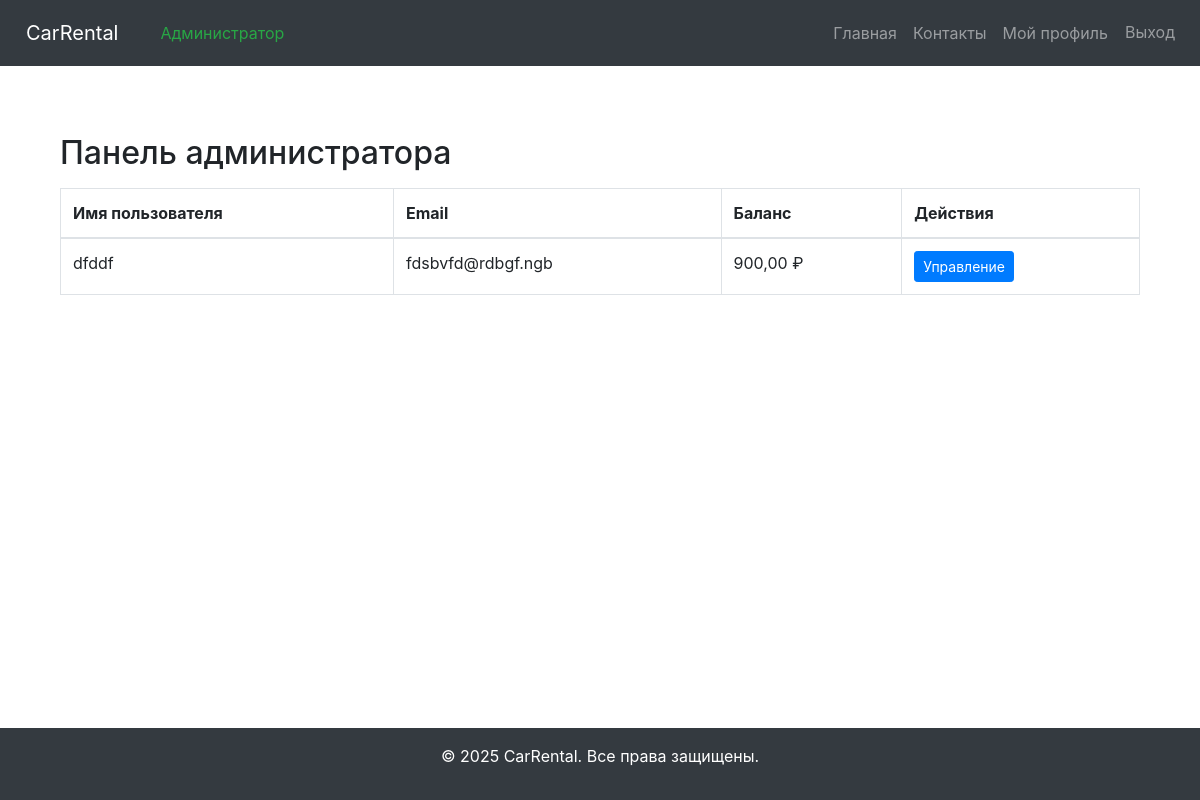
Page /users/profile/ (signed in) on the earlier database version.
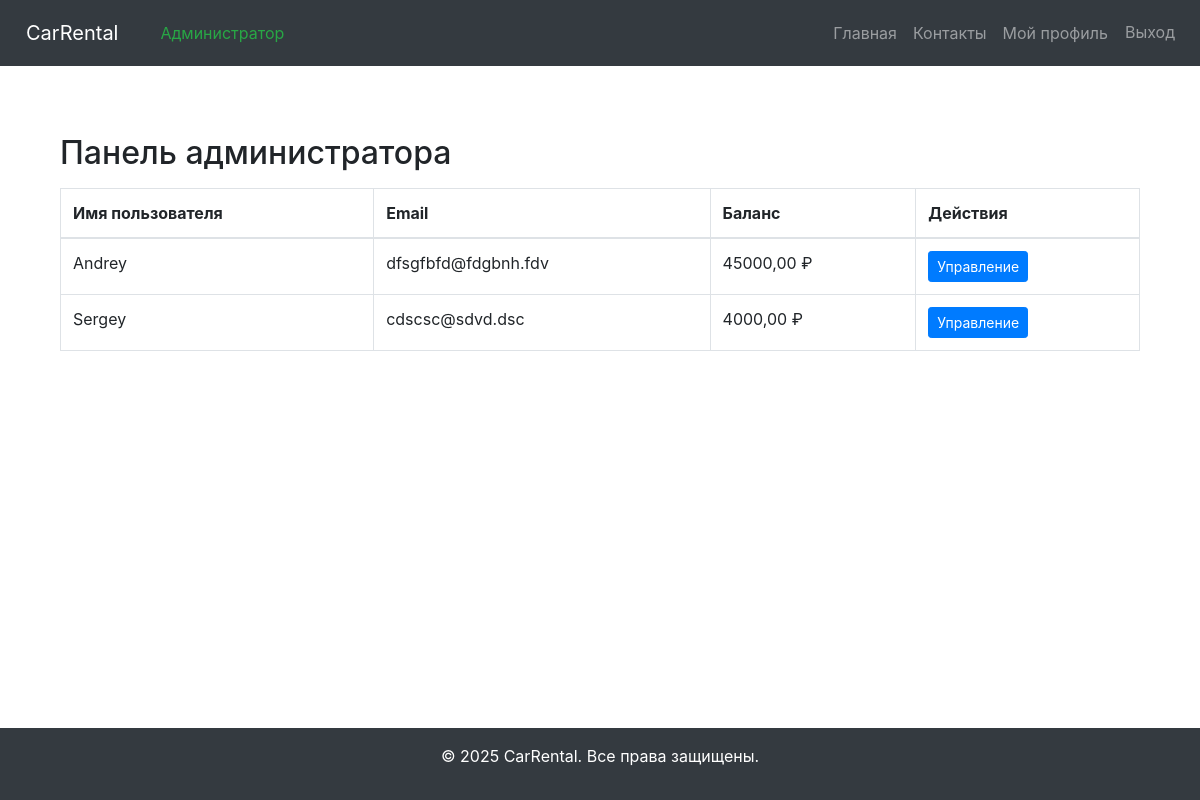
Same page on the later database version.
### users/models.py (models this page shows, shortened)
class CustomUser(AbstractUser):
    phone_number = models.CharField(max_length=20, blank=True)
    birth_date = models.DateField(null=True, blank=True)
    balance = models.DecimalField(max_digits=10, decimal_places=2, default=0.00)

### users/views.py (the view, shortened to what this page needs)
# urls.py: path('profile/', views.profile, name='profile'),
@login_required
def profile(request):
    if request.user.is_staff:
        users = CustomUser.objects.exclude(id=request.user.id)
        return render(request, 'users/admin_profile.html', {'users': users})

### templates/users/admin_profile.html (shortened to what this page needs)
{% extends 'base.html' %}
{% block content %}
<div class="container mt-4">
    <h2>Панель администратора</h2>
    <table class="table table-bordered mt-3">
        <thead>
            <tr>
                <th>Имя пользователя</th>
                <th>Email</th>
                <th>Баланс</th>
                <th>Действия</th>
            </tr>
        </thead>
        <tbody>
            {% for user in users %}
            <tr>
                <td>{{ user.username }}</td>
                <td>{{ user.email }}</td>
                <td>{{ user.balance }} ₽</td>
                <td>
                    <a href="{% url 'users:manage_user' user.id %}" class="btn btn-sm btn-primary">Управление</a>
                </td>
            </tr>
            {% endfor %}
        </tbody>
    </table>
</div>
{% endblock %}

Differences in the rows shown:
removed CustomUser: username "dfddf", email "fdsbvfd@rdbgf.ngb", balance "900,00"
added CustomUser: username "Andrey", email "dfsgfbfd@fdgbnh.fdv", balance "45000,00"
added CustomUser: username "Sergey", email "cdscsc@sdvd.dsc", balance "4000,00"
